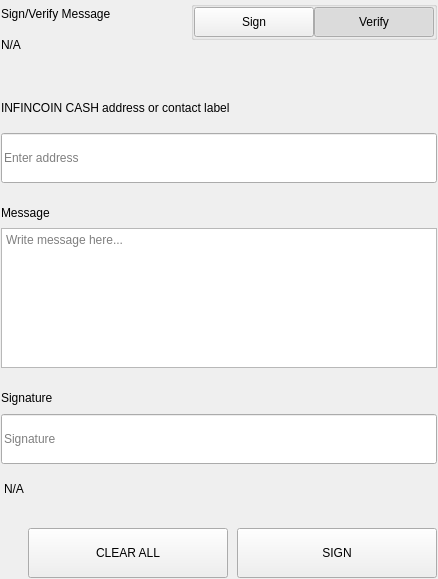
<?xml version="1.0" encoding="UTF-8"?>
<ui version="4.0">
 <class>SettingsSignMessageWidgets</class>
 <widget class="QWidget" name="SettingsSignMessageWidgets">
  <property name="geometry">
   <rect>
    <x>0</x>
    <y>0</y>
    <width>438</width>
    <height>579</height>
   </rect>
  </property>
  <property name="windowTitle">
   <string>Form</string>
  </property>
  <layout class="QVBoxLayout" name="verticalLayout">
   <property name="spacing">
    <number>0</number>
   </property>
   <property name="leftMargin">
    <number>0</number>
   </property>
   <property name="topMargin">
    <number>0</number>
   </property>
   <property name="rightMargin">
    <number>0</number>
   </property>
   <property name="bottomMargin">
    <number>0</number>
   </property>
   <item>
    <widget class="QWidget" name="left" native="true">
     <layout class="QVBoxLayout" name="verticalLayout_3">
      <property name="leftMargin">
       <number>0</number>
      </property>
      <property name="topMargin">
       <number>0</number>
      </property>
      <property name="rightMargin">
       <number>0</number>
      </property>
      <property name="bottomMargin">
       <number>0</number>
      </property>
      <item>
       <widget class="QWidget" name="container_sign" native="true">
        <layout class="QVBoxLayout" name="verticalLayout_2">
         <property name="spacing">
          <number>0</number>
         </property>
         <property name="leftMargin">
          <number>1</number>
         </property>
         <property name="topMargin">
          <number>1</number>
         </property>
         <property name="rightMargin">
          <number>1</number>
         </property>
         <property name="bottomMargin">
          <number>1</number>
         </property>
         <item>
          <layout class="QHBoxLayout" name="horizontalLayout_3" stretch="3,1">
           <property name="spacing">
            <number>40</number>
           </property>
           <item>
            <layout class="QVBoxLayout" name="verticalLayoutTitle">
             <property name="spacing">
              <number>5</number>
             </property>
             <item>
              <widget class="QLabel" name="labelTitle">
               <property name="text">
                <string>Sign/Verify Message</string>
               </property>
              </widget>
             </item>
             <item>
              <widget class="QLabel" name="labelSubtitle1">
               <property name="text">
                <string notr="true">N/A</string>
               </property>
               <property name="wordWrap">
                <bool>true</bool>
               </property>
              </widget>
             </item>
            </layout>
           </item>
           <item alignment="Qt::AlignRight|Qt::AlignTop">
            <widget class="QWidget" name="containerSwitch" native="true">
             <property name="styleSheet">
              <string notr="true">#containerSwitch{
	padding-top:9px;
}</string>
             </property>
             <layout class="QVBoxLayout" name="verticalLayout_6">
              <property name="spacing">
               <number>4</number>
              </property>
              <property name="leftMargin">
               <number>0</number>
              </property>
              <property name="topMargin">
               <number>0</number>
              </property>
              <property name="rightMargin">
               <number>0</number>
              </property>
              <property name="bottomMargin">
               <number>0</number>
              </property>
              <item alignment="Qt::AlignRight">
               <widget class="QGroupBox" name="groupBox">
                <property name="sizePolicy">
                 <sizepolicy hsizetype="Fixed" vsizetype="Preferred">
                  <horstretch>0</horstretch>
                  <verstretch>0</verstretch>
                 </sizepolicy>
                </property>
                <property name="title">
                 <string/>
                </property>
                <property name="alignment">
                 <set>Qt::AlignRight|Qt::AlignTop|Qt::AlignTrailing</set>
                </property>
                <layout class="QHBoxLayout" name="horizontalLayout_4">
                 <property name="spacing">
                  <number>0</number>
                 </property>
                 <property name="leftMargin">
                  <number>0</number>
                 </property>
                 <property name="topMargin">
                  <number>0</number>
                 </property>
                 <property name="rightMargin">
                  <number>0</number>
                 </property>
                 <property name="bottomMargin">
                  <number>0</number>
                 </property>
                 <item>
                  <widget class="QPushButton" name="pushSign">
                   <property name="minimumSize">
                    <size>
                     <width>120</width>
                     <height>30</height>
                    </size>
                   </property>
                   <property name="maximumSize">
                    <size>
                     <width>120</width>
                     <height>30</height>
                    </size>
                   </property>
                   <property name="focusPolicy">
                    <enum>Qt::NoFocus</enum>
                   </property>
                   <property name="text">
                    <string>Sign</string>
                   </property>
                   <property name="checkable">
                    <bool>true</bool>
                   </property>
                   <property name="autoExclusive">
                    <bool>true</bool>
                   </property>
                  </widget>
                 </item>
                 <item>
                  <widget class="QPushButton" name="pushVerify">
                   <property name="minimumSize">
                    <size>
                     <width>120</width>
                     <height>30</height>
                    </size>
                   </property>
                   <property name="maximumSize">
                    <size>
                     <width>120</width>
                     <height>30</height>
                    </size>
                   </property>
                   <property name="focusPolicy">
                    <enum>Qt::NoFocus</enum>
                   </property>
                   <property name="text">
                    <string>Verify</string>
                   </property>
                   <property name="checkable">
                    <bool>true</bool>
                   </property>
                   <property name="checked">
                    <bool>true</bool>
                   </property>
                   <property name="autoExclusive">
                    <bool>true</bool>
                   </property>
                  </widget>
                 </item>
                </layout>
               </widget>
              </item>
              <item alignment="Qt::AlignHCenter|Qt::AlignTop">
               <widget class="QLabel" name="labelSubtitleSwitch">
                <property name="text">
                 <string/>
                </property>
                <property name="alignment">
                 <set>Qt::AlignRight|Qt::AlignTrailing|Qt::AlignVCenter</set>
                </property>
               </widget>
              </item>
             </layout>
            </widget>
           </item>
          </layout>
         </item>
         <item>
          <spacer name="verticalSpacer_2">
           <property name="orientation">
            <enum>Qt::Vertical</enum>
           </property>
           <property name="sizeType">
            <enum>QSizePolicy::Fixed</enum>
           </property>
           <property name="sizeHint" stdset="0">
            <size>
             <width>20</width>
             <height>40</height>
            </size>
           </property>
          </spacer>
         </item>
         <item>
          <widget class="QWidget" name="containerAddress" native="true">
           <property name="sizePolicy">
            <sizepolicy hsizetype="Preferred" vsizetype="Fixed">
             <horstretch>0</horstretch>
             <verstretch>0</verstretch>
            </sizepolicy>
           </property>
           <layout class="QVBoxLayout" name="verticalLayout_5" stretch="0,0">
            <property name="spacing">
             <number>15</number>
            </property>
            <property name="leftMargin">
             <number>0</number>
            </property>
            <property name="topMargin">
             <number>0</number>
            </property>
            <property name="rightMargin">
             <number>0</number>
            </property>
            <property name="bottomMargin">
             <number>0</number>
            </property>
            <item>
             <widget class="QLabel" name="labelSubtitleAddress">
              <property name="minimumSize">
               <size>
                <width>0</width>
                <height>20</height>
               </size>
              </property>
              <property name="maximumSize">
               <size>
                <width>16777215</width>
                <height>20</height>
               </size>
              </property>
              <property name="text">
               <string>INFINCOIN CASH address or contact label</string>
              </property>
             </widget>
            </item>
            <item>
             <widget class="QLineEdit" name="addressIn_SM">
              <property name="minimumSize">
               <size>
                <width>0</width>
                <height>50</height>
               </size>
              </property>
              <property name="maximumSize">
               <size>
                <width>16777215</width>
                <height>50</height>
               </size>
              </property>
              <property name="placeholderText">
               <string>Enter address</string>
              </property>
             </widget>
            </item>
           </layout>
          </widget>
         </item>
         <item>
          <spacer name="verticalSpacer_3">
           <property name="orientation">
            <enum>Qt::Vertical</enum>
           </property>
           <property name="sizeType">
            <enum>QSizePolicy::Fixed</enum>
           </property>
           <property name="sizeHint" stdset="0">
            <size>
             <width>20</width>
             <height>20</height>
            </size>
           </property>
          </spacer>
         </item>
         <item>
          <layout class="QVBoxLayout" name="verticalLayout_9">
           <property name="spacing">
            <number>5</number>
           </property>
           <item>
            <widget class="QLabel" name="labelSubtitleMessage">
             <property name="minimumSize">
              <size>
               <width>0</width>
               <height>20</height>
              </size>
             </property>
             <property name="maximumSize">
              <size>
               <width>16777215</width>
               <height>20</height>
              </size>
             </property>
             <property name="text">
              <string>Message</string>
             </property>
            </widget>
           </item>
           <item>
            <widget class="QPlainTextEdit" name="messageIn_SM">
             <property name="minimumSize">
              <size>
               <width>0</width>
               <height>140</height>
              </size>
             </property>
             <property name="maximumSize">
              <size>
               <width>16777215</width>
               <height>140</height>
              </size>
             </property>
             <property name="placeholderText">
              <string>Write message here...</string>
             </property>
            </widget>
           </item>
          </layout>
         </item>
         <item>
          <spacer name="verticalSpacer_4">
           <property name="orientation">
            <enum>Qt::Vertical</enum>
           </property>
           <property name="sizeType">
            <enum>QSizePolicy::Fixed</enum>
           </property>
           <property name="sizeHint" stdset="0">
            <size>
             <width>20</width>
             <height>20</height>
            </size>
           </property>
          </spacer>
         </item>
         <item>
          <widget class="QWidget" name="widget" native="true">
           <property name="minimumSize">
            <size>
             <width>0</width>
             <height>75</height>
            </size>
           </property>
           <property name="maximumSize">
            <size>
             <width>16777215</width>
             <height>16777215</height>
            </size>
           </property>
           <layout class="QVBoxLayout" name="verticalLayout_4">
            <property name="leftMargin">
             <number>0</number>
            </property>
            <property name="topMargin">
             <number>0</number>
            </property>
            <property name="rightMargin">
             <number>0</number>
            </property>
            <property name="bottomMargin">
             <number>0</number>
            </property>
            <item>
             <widget class="QLabel" name="labelSubtitleSignature">
              <property name="minimumSize">
               <size>
                <width>0</width>
                <height>20</height>
               </size>
              </property>
              <property name="maximumSize">
               <size>
                <width>16777215</width>
                <height>20</height>
               </size>
              </property>
              <property name="text">
               <string>Signature</string>
              </property>
             </widget>
            </item>
            <item>
             <widget class="QLineEdit" name="signatureOut_SM">
              <property name="minimumSize">
               <size>
                <width>0</width>
                <height>50</height>
               </size>
              </property>
              <property name="placeholderText">
               <string>Signature</string>
              </property>
             </widget>
            </item>
           </layout>
          </widget>
         </item>
         <item>
          <widget class="QLabel" name="statusLabel_SM">
           <property name="styleSheet">
            <string notr="true">padding-top:5px;</string>
           </property>
           <property name="text">
            <string notr="true">N/A</string>
           </property>
          </widget>
         </item>
         <item>
          <spacer name="verticalSpacer">
           <property name="orientation">
            <enum>Qt::Vertical</enum>
           </property>
           <property name="sizeType">
            <enum>QSizePolicy::Fixed</enum>
           </property>
           <property name="sizeHint" stdset="0">
            <size>
             <width>20</width>
             <height>20</height>
            </size>
           </property>
          </spacer>
         </item>
         <item>
          <layout class="QHBoxLayout" name="horizontalLayout_7">
           <property name="spacing">
            <number>9</number>
           </property>
           <item>
            <spacer name="horizontalSpacer_5">
             <property name="orientation">
              <enum>Qt::Horizontal</enum>
             </property>
             <property name="sizeType">
              <enum>QSizePolicy::Expanding</enum>
             </property>
             <property name="sizeHint" stdset="0">
              <size>
               <width>40</width>
               <height>20</height>
              </size>
             </property>
            </spacer>
           </item>
           <item>
            <widget class="QPushButton" name="pushButtonClear">
             <property name="minimumSize">
              <size>
               <width>200</width>
               <height>50</height>
              </size>
             </property>
             <property name="focusPolicy">
              <enum>Qt::NoFocus</enum>
             </property>
             <property name="text">
              <string>CLEAR ALL</string>
             </property>
            </widget>
           </item>
           <item>
            <widget class="QPushButton" name="pushButtonSave">
             <property name="minimumSize">
              <size>
               <width>200</width>
               <height>50</height>
              </size>
             </property>
             <property name="maximumSize">
              <size>
               <width>200</width>
               <height>50</height>
              </size>
             </property>
             <property name="focusPolicy">
              <enum>Qt::NoFocus</enum>
             </property>
             <property name="text">
              <string>SIGN</string>
             </property>
            </widget>
           </item>
          </layout>
         </item>
        </layout>
       </widget>
      </item>
     </layout>
    </widget>
   </item>
  </layout>
 </widget>
 <resources/>
 <connections/>
</ui>
